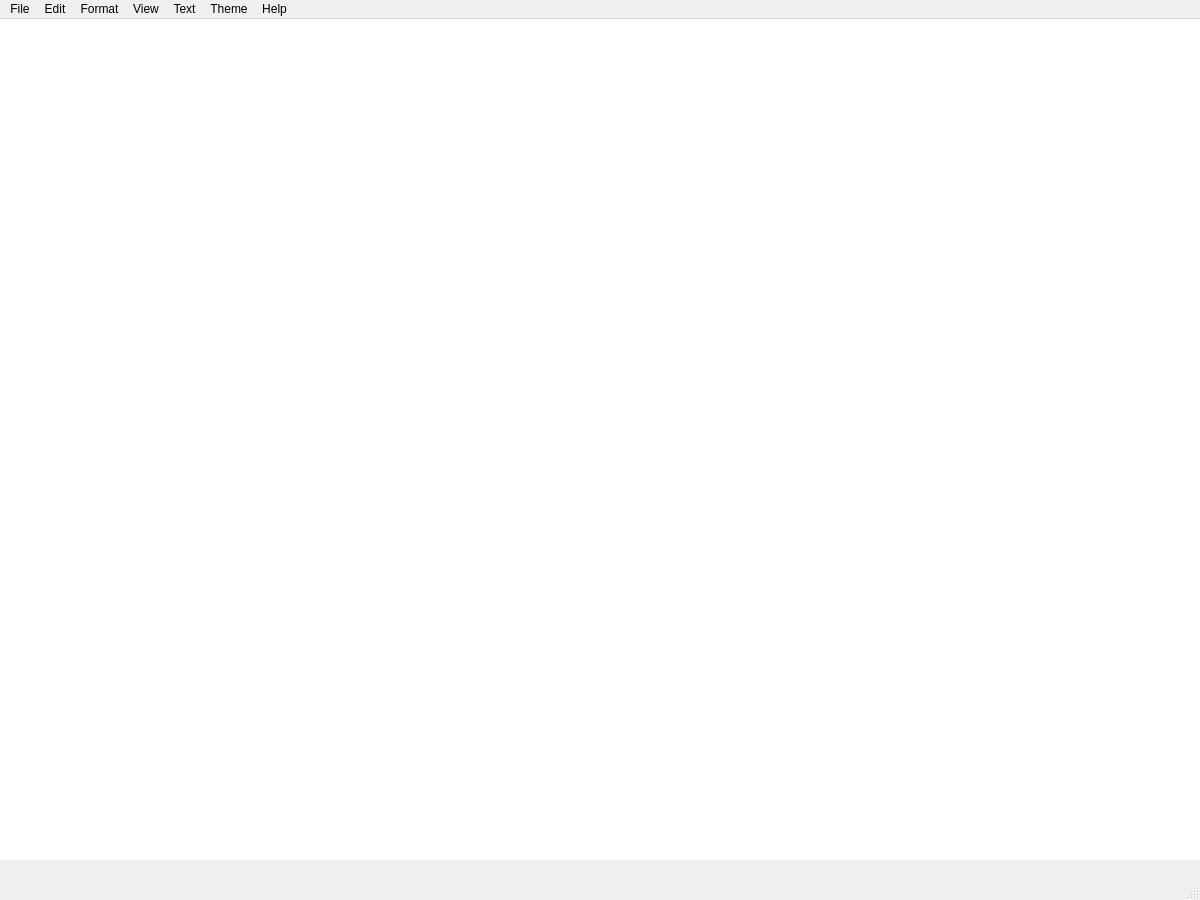
<?xml version="1.0" encoding="UTF-8"?>
<ui version="4.0">
 <class>MainWindow</class>
 <widget class="QMainWindow" name="MainWindow">
  <property name="windowModality">
   <enum>Qt::ApplicationModal</enum>
  </property>
  <property name="geometry">
   <rect>
    <x>0</x>
    <y>0</y>
    <width>1200</width>
    <height>900</height>
   </rect>
  </property>
  <property name="focusPolicy">
   <enum>Qt::StrongFocus</enum>
  </property>
  <property name="windowTitle">
   <string>MainWindow</string>
  </property>
  <widget class="QWidget" name="MainWidget">
   <widget class="QTextEdit" name="editor">
    <property name="geometry">
     <rect>
      <x>0</x>
      <y>0</y>
      <width>1201</width>
      <height>841</height>
     </rect>
    </property>
    <property name="font">
     <font>
      <family>Microsoft JhengHei</family>
      <pointsize>12</pointsize>
     </font>
    </property>
    <property name="focusPolicy">
     <enum>Qt::StrongFocus</enum>
    </property>
    <property name="layoutDirection">
     <enum>Qt::LeftToRight</enum>
    </property>
    <property name="frameShape">
     <enum>QFrame::NoFrame</enum>
    </property>
    <property name="frameShadow">
     <enum>QFrame::Plain</enum>
    </property>
    <property name="lineWidth">
     <number>0</number>
    </property>
   </widget>
  </widget>
  <widget class="QMenuBar" name="menubar">
   <property name="geometry">
    <rect>
     <x>0</x>
     <y>0</y>
     <width>1200</width>
     <height>26</height>
    </rect>
   </property>
   <widget class="QMenu" name="FileMenu">
    <property name="title">
     <string>File</string>
    </property>
    <addaction name="NewAction"/>
    <addaction name="NewWindowAction"/>
    <addaction name="OpenAction"/>
    <addaction name="SaveAction"/>
    <addaction name="SaveAsAction"/>
    <addaction name="separator"/>
    <addaction name="PrintAction"/>
    <addaction name="SetupAction"/>
    <addaction name="ToggleAction"/>
    <addaction name="separator"/>
    <addaction name="ExitAction"/>
   </widget>
   <widget class="QMenu" name="EditMenu">
    <property name="title">
     <string>Edit</string>
    </property>
    <addaction name="FindAction"/>
    <addaction name="findAllAction"/>
    <addaction name="ReplaceAction"/>
   </widget>
   <widget class="QMenu" name="FormatMenu">
    <property name="title">
     <string>Format</string>
    </property>
    <widget class="QMenu" name="menuColor">
     <property name="title">
      <string>Color</string>
     </property>
     <addaction name="bgColorAction"/>
     <addaction name="textColorAction"/>
    </widget>
    <addaction name="fontMenu"/>
    <addaction name="menuColor"/>
   </widget>
   <widget class="QMenu" name="ViewMenu">
    <property name="title">
     <string>View</string>
    </property>
    <widget class="QMenu" name="menuZoom">
     <property name="title">
      <string>Zoom</string>
     </property>
     <addaction name="ZoomInAction"/>
     <addaction name="ZoomOutAction"/>
    </widget>
    <addaction name="menuZoom"/>
    <addaction name="ColorMenu_2"/>
   </widget>
   <widget class="QMenu" name="TextMenu">
    <property name="title">
     <string>Text</string>
    </property>
   </widget>
   <widget class="QMenu" name="HelpAction">
    <property name="title">
     <string>Help</string>
    </property>
    <addaction name="helpAction"/>
   </widget>
   <widget class="QMenu" name="ThemeMenu">
    <property name="title">
     <string>Theme</string>
    </property>
    <widget class="QMenu" name="menuDark">
     <property name="title">
      <string>Dark</string>
     </property>
     <addaction name="darkTheme1"/>
     <addaction name="darkTheme2"/>
     <addaction name="darkTheme3"/>
     <addaction name="darkTheme4"/>
    </widget>
    <widget class="QMenu" name="menuLight">
     <property name="title">
      <string>Light</string>
     </property>
     <addaction name="lightTheme1"/>
     <addaction name="lightTheme2"/>
     <addaction name="lightTheme3"/>
     <addaction name="lightTheme4"/>
    </widget>
    <addaction name="menuDark"/>
    <addaction name="menuLight"/>
   </widget>
   <addaction name="FileMenu"/>
   <addaction name="EditMenu"/>
   <addaction name="FormatMenu"/>
   <addaction name="ViewMenu"/>
   <addaction name="TextMenu"/>
   <addaction name="ThemeMenu"/>
   <addaction name="HelpAction"/>
  </widget>
  <widget class="QStatusBar" name="statusbar"/>
  <action name="OpenAction">
   <property name="text">
    <string>Open </string>
   </property>
   <property name="shortcut">
    <string>Ctrl+O</string>
   </property>
  </action>
  <action name="SaveAction">
   <property name="text">
    <string>Save</string>
   </property>
   <property name="shortcut">
    <string>Ctrl+S</string>
   </property>
  </action>
  <action name="SaveAsAction">
   <property name="text">
    <string>Save As</string>
   </property>
   <property name="shortcut">
    <string>Ctrl+Shift+S</string>
   </property>
  </action>
  <action name="PrintAction">
   <property name="text">
    <string>Print</string>
   </property>
   <property name="shortcut">
    <string>Ctrl+P</string>
   </property>
  </action>
  <action name="ToggleAction">
   <property name="text">
    <string>Toggle</string>
   </property>
  </action>
  <action name="ExitAction">
   <property name="text">
    <string>Exit</string>
   </property>
   <property name="shortcut">
    <string>Ctrl+E</string>
   </property>
  </action>
  <action name="actionctlr_n">
   <property name="text">
    <string>ctlr+n</string>
   </property>
  </action>
  <action name="FindAction">
   <property name="text">
    <string>Find</string>
   </property>
   <property name="shortcut">
    <string>Ctrl+F</string>
   </property>
  </action>
  <action name="findAllAction">
   <property name="text">
    <string>Find All</string>
   </property>
   <property name="shortcut">
    <string>Ctrl+A</string>
   </property>
  </action>
  <action name="findPrecAction">
   <property name="text">
    <string>Find Prev</string>
   </property>
  </action>
  <action name="FindNextAction">
   <property name="text">
    <string>Find Next</string>
   </property>
  </action>
  <action name="ReplaceAction">
   <property name="text">
    <string>Replace</string>
   </property>
   <property name="shortcut">
    <string>Ctrl+R</string>
   </property>
  </action>
  <action name="fontMenu">
   <property name="text">
    <string>Font</string>
   </property>
   <property name="shortcut">
    <string>Ctrl+U</string>
   </property>
  </action>
  <action name="ColorMenu_2">
   <property name="checkable">
    <bool>true</bool>
   </property>
   <property name="checked">
    <bool>true</bool>
   </property>
   <property name="text">
    <string>Status bar</string>
   </property>
  </action>
  <action name="NewWindowAction">
   <property name="text">
    <string>New Window</string>
   </property>
   <property name="shortcut">
    <string>Ctrl+N</string>
   </property>
  </action>
  <action name="SetupAction">
   <property name="text">
    <string>Page Setup</string>
   </property>
   <property name="shortcut">
    <string>Ctrl+G</string>
   </property>
  </action>
  <action name="ZoomInAction">
   <property name="text">
    <string>Zoom in</string>
   </property>
   <property name="shortcut">
    <string>Ctrl+Up</string>
   </property>
  </action>
  <action name="ZoomOutAction">
   <property name="text">
    <string>Zoom out</string>
   </property>
   <property name="shortcut">
    <string>Ctrl+Down</string>
   </property>
  </action>
  <action name="bgColorAction">
   <property name="text">
    <string>Background Color</string>
   </property>
   <property name="shortcut">
    <string>Ctrl+B</string>
   </property>
  </action>
  <action name="textColorAction">
   <property name="text">
    <string>Text Color</string>
   </property>
   <property name="shortcut">
    <string>Ctrl+T</string>
   </property>
  </action>
  <action name="NewAction">
   <property name="text">
    <string>New</string>
   </property>
  </action>
  <action name="helpAction">
   <property name="text">
    <string>GetHelp</string>
   </property>
  </action>
  <action name="darkTheme1">
   <property name="text">
    <string>Dark Theme1</string>
   </property>
  </action>
  <action name="darkTheme2">
   <property name="text">
    <string>Dark Theme2</string>
   </property>
  </action>
  <action name="darkTheme3">
   <property name="text">
    <string>Dark Theme3</string>
   </property>
  </action>
  <action name="darkTheme4">
   <property name="text">
    <string>Dark Theme4</string>
   </property>
  </action>
  <action name="lightTheme1">
   <property name="text">
    <string>Light Theme1</string>
   </property>
  </action>
  <action name="lightTheme2">
   <property name="text">
    <string>Light Theme 2</string>
   </property>
  </action>
  <action name="lightTheme3">
   <property name="text">
    <string>Light Theme3</string>
   </property>
  </action>
  <action name="lightTheme4">
   <property name="text">
    <string>Light Theme4</string>
   </property>
  </action>
 </widget>
 <resources/>
 <connections/>
</ui>
